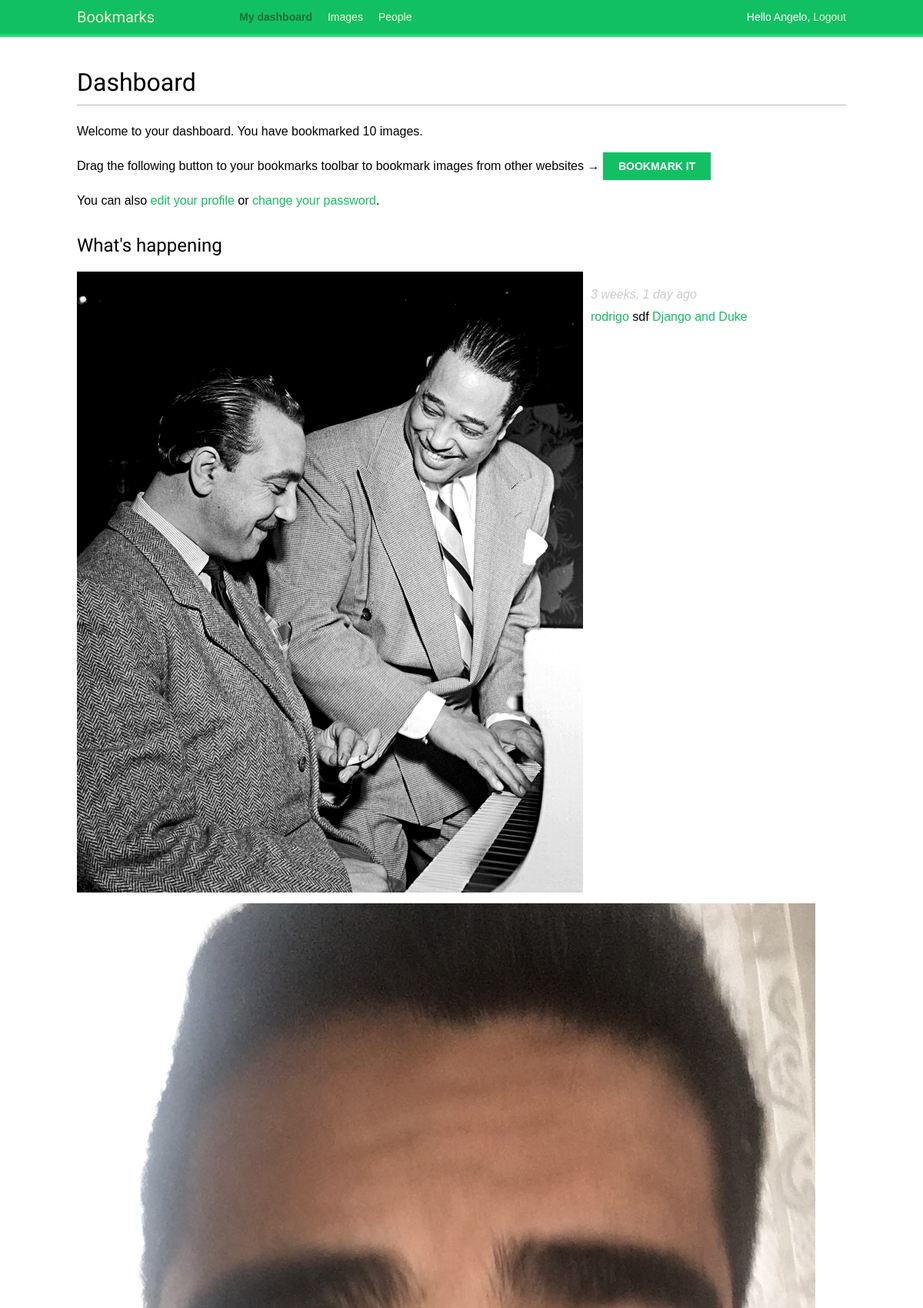
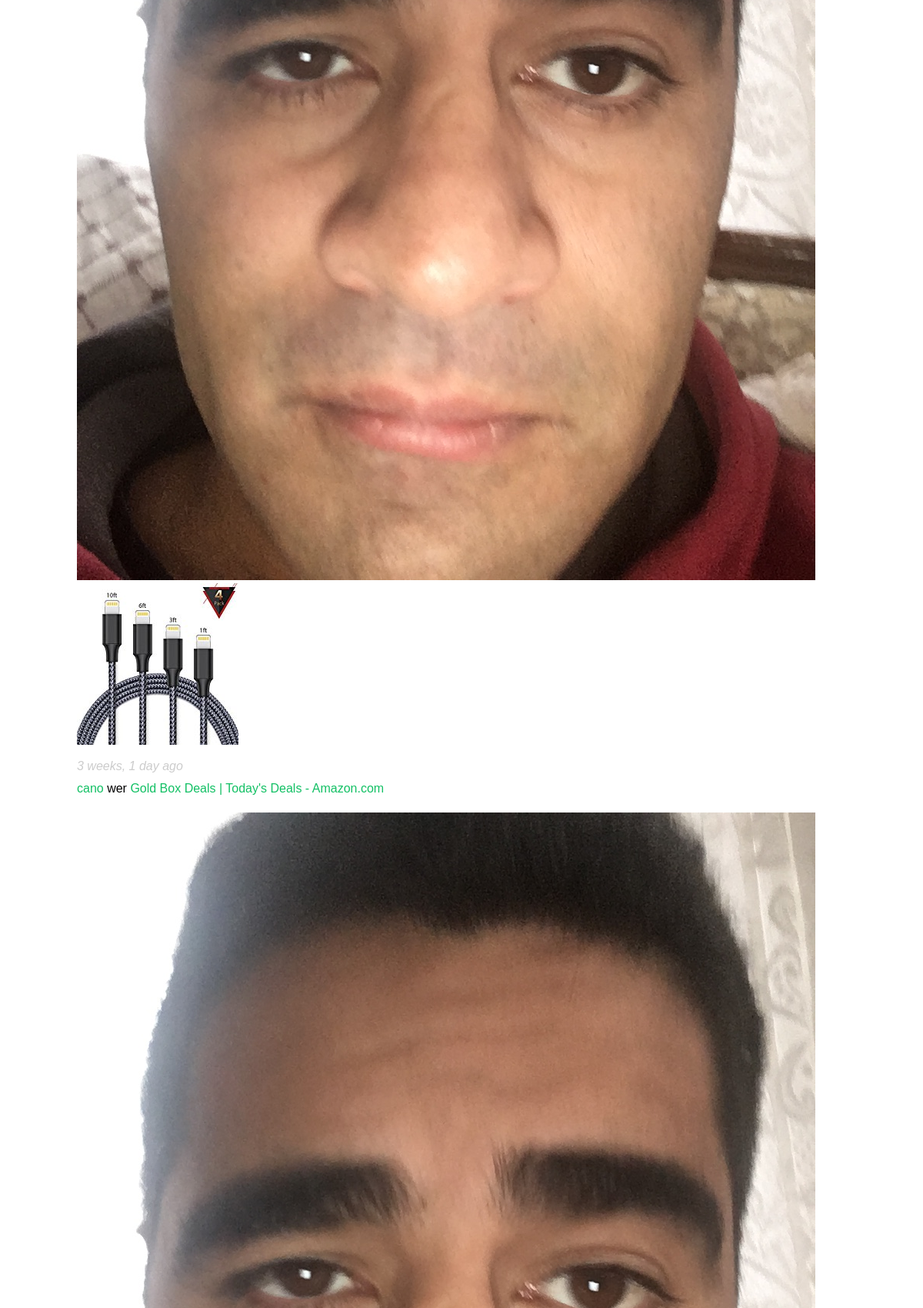
The app's page /account/ (signed in, upper part) with its own data (2 pictures, top to bottom).
### actions/models.py (models this page shows)
class Action(models.Model):
    user=models.ForeignKey(User,
                           related_name='actions',
                           db_index=True)
    verb=models.CharField(max_length=255)
    target_ct=models.ForeignKey(ContentType,
                                blank=True,
                                null=True,
                                related_name='target_obj')
    target_id=models.PositiveIntegerField(null=True,
                                    blank=True,
                                    db_index=True)
    target=GenericForeignKey('target_ct','target_id')
    created=models.DateTimeField(auto_now_add=True,db_index=True)
    class Meta:
        ordering=('-created',)

### images/models.py (models this page shows, shortened)
class Image(models.Model):
    user=models.ForeignKey(settings.AUTH_USER_MODEL,related_name='images_created')
    title=models.CharField(max_length=200)
    total_likes=models.PositiveIntegerField(db_index=True,default=0)
    slug=models.SlugField(max_length=200,blank=True)
    url=models.URLField()
    image=models.ImageField(upload_to='images/%Y/%m/%d')
    description=models.TextField(blank=True)
    created=models.DateField(auto_now_add=True,db_index=True)
    users_like=models.ManyToManyField(settings.AUTH_USER_MODEL,related_name='images_liked',blank=True)
    def __str__(self):
        return self.title
    def get_absolute_url(self):
        return reverse('images:detail',args=[self.id,self.slug])

### account/views.py (the view)
@login_required
def dashboard(request):
    actions=Action.objects.exclude(user=request.user)
    following_ids=request.user.following.values_list('id',flat=True)
    if following_ids:
        actions=actions.filter(user_id__in=following_ids).select_related('user','user__profile')\
        .prefetch_related('target')
    actions=actions[:10]
    return render(request,
                'account/dashboard.html',
                {'section':'dashboard',
                'actions':actions})

### account/templates/account/dashboard.html (shortened to what this page needs)
{% extends "base.html" %}
{% block content %}
<h1>Dashboard</h1>
{% with total_images_created=request.user.images_created.count %}
<p>Welcome to your dashboard. You have bookmarked {{ total_images_created }} image{{ total_images_created|pluralize }}.</p>
{% endwith %}
<p>Drag the following button to your bookmarks toolbar to bookmark
images from other websites → <a href="javascript:{% include "bookmarklet_launcher.js" %}" class="button">Bookmark it</a><p>
<p>You can also <a href="{% url "edit" %}">edit your profile</a> or
<a href="{% url "password_change" %}">change your password</a>.<p>
<h2>What's happening</h2>
<div id="action-list">
{% for action in actions %}
{% include "actions/action/detail.html" %}
{% endfor %}
</div>
{% endblock %}

### account/templates/base.html (shortened to what this page needs)
{% load staticfiles %}
<!DOCTYPE html>
<html>
<head>
<link href="{% static "css/base.css" %}" rel="stylesheet">
</head>
<body>
<div id="header">
    <span class="logo">Bookmarks</span>
    {% if request.user.is_authenticated %}
    <ul class="menu">
    <li {% if section == "dashboard" %}class="selected"{% endif %}>
    <a href="{% url "dashboard" %}">My dashboard</a>
    </li>
    <li {% if section == "images" %}class="selected"{% endif %}>
        <a href="{% url "images:list" %}">Images</a>
    </li>
    <li {% if section == "people" %}class="selected"{% endif %}>
    <a href="{% url "user_list" %}">People</a></li>
    </ul>
    {% endif %}
    <span class="user">
    {% if request.user.is_authenticated %}
    Hello {{ request.user.first_name }},
    <a href="{% url "logout" %}">Logout</a>
    {% else %}
    <a href="{% url "login" %}">Log-in</a>
    {% endif %}
    </span>
</div>
<div id="content">
{% block content %}
{% endblock %}
</div>
</body>
</html>

### actions/templates/actions/action/detail.html
{% load thumbnail %}
{% with user=action.user profile=action.user.profile %}
<div class="action">
<div class="images">
{% if profile.photo %}
{% thumbnail user.profile.photo "80x80" crop="100%" as im %}
<a href="{{ user.get_absolute_url }}">
<img src="{{ im.url }}" alt="{{ user.get_full_name }}" class="item-img">
</a>
{% endthumbnail %}
{% endif %}
{% if action.target %}
{% with target=action.target %}
{% if target.image %}
{% thumbnail target.image "80x80" crop="100%" as im %}
<a href="{{ target.get_absolute_url }}">
<img src="{{ im.url }}" class="item-img">
</a>
{% endthumbnail %}
{% endif %}
{% endwith %}
{% endif %}
</div>
<div class="info">
<p>
<span class="date">{{ action.created|timesince }} ago</span>
<br />
<a href="{{ user.get_absolute_url }}">
{{ user.first_name }}
</a>
{{ action.verb }}
{% if action.target %}
{% with target=action.target %}
<a href="{{ target.get_absolute_url }}">{{ target }}</a>
{% endwith %}
{% endif %}
</p>
</div>
</div>
{% endwith %}

### account/static/css/base.css (style rules this page uses)
body { margin:0; padding:0; font-family:helvetica, sans-serif; }
p { line-height: 1.8; }
a { color:#12c064; text-decoration:none; }
h1, h2, h3, h4, h5 , h6 { font-family: 'Muli', sans-serif; font-weight:normal; }
h1 { border-bottom:1px solid #bbb; padding:0 0 10px 0; margin:10px 0 20px 0; }
h2 { margin:30px 0 20px; }
#header { padding:10px 100px; font-size:14px; background:#12c064; color:#fff; border-bottom:4px solid #1cdf78; overflow:auto; }
#header .logo { font-family: 'Muli', sans-serif; float:left; color:#f3f7cc; font-size:20px; margin-right:10%; }
#header ul.menu { list-style:none; float:left; margin:0; padding:0; }
#header ul.menu li { float:left; padding:4px 10px; }
#header ul.menu li.selected a, #header ul.menu li.selected a:hover { color:#1b6d32; font-weight:bold; }
#header a { color:#f3f7cc; }
#header .user { float:right; padding-top:4px; }
#content { padding:30px 100px; }
input[type=submit], a.button { font-weight:bold; background:#12c064; color:#fff; padding:10px 20px; font-size:14px; text-transform:uppercase; }
.action { clear:both; overflow:auto; }
.action .images { float:left; margin:0 10px 10px 0; }
.action .date { font-style:italic; color:#ccc; }

### records on screen
Action: shows a picture, created "3 weeks, 1 day", user.first_name "rodrigo", verb "sdf", target "Django and Duke"
Action: shows a picture, created "3 weeks, 1 day", user.first_name "cano", verb "wer", target "Gold Box Deals | Today's Deals - Amazon.com"

### other values on screen
{{ request.user.first_name }} "Angelo"
{{ total_images_created }} "10"
